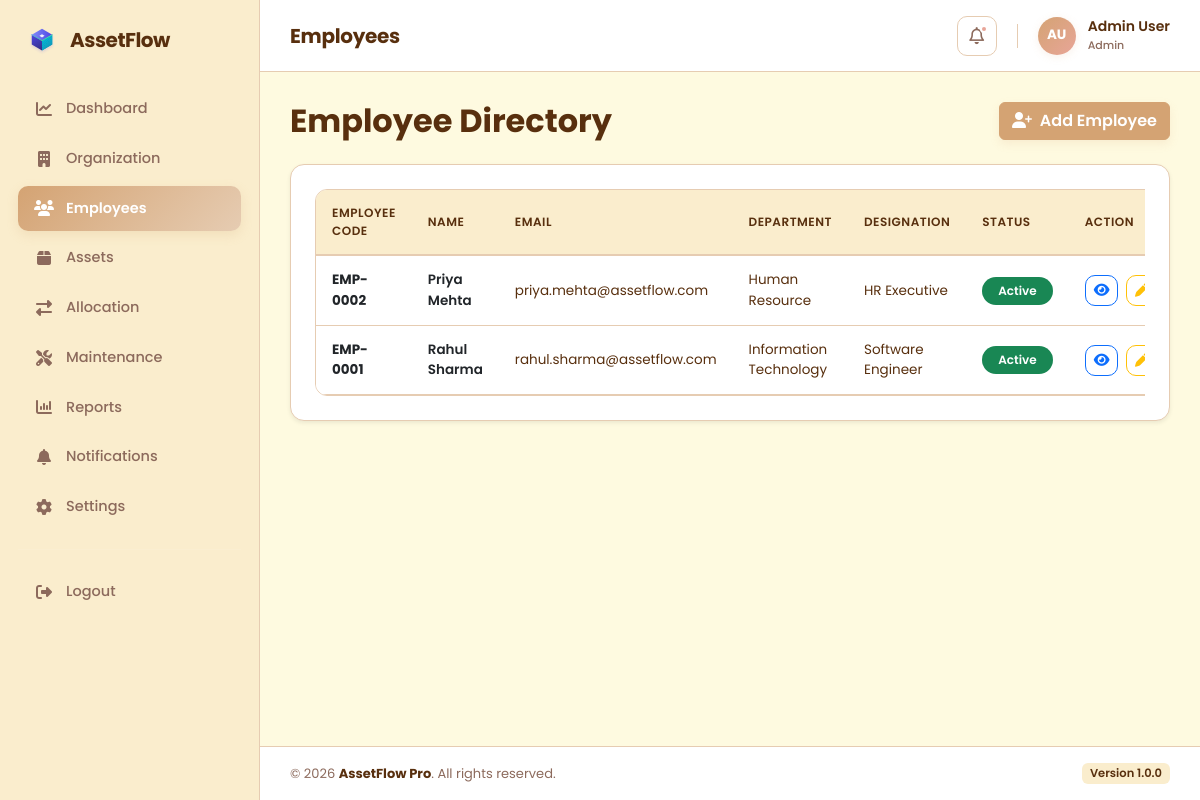
Page /AssetFlow/dashboard.php?page=employees (signed in) on the committed database.
### tables this page shows
CREATE TABLE IF NOT EXISTS `employees` (
  `employee_id` int(11) NOT NULL AUTO_INCREMENT,
  `employee_code` varchar(20) NOT NULL,
  `first_name` varchar(100) NOT NULL,
  `last_name` varchar(100) NOT NULL,
  `email` varchar(150) DEFAULT NULL,
  `phone` varchar(20) DEFAULT NULL,
  `department_id` int(11) NOT NULL,
  `designation` varchar(100) DEFAULT NULL,
  `status` enum('Active','Inactive') DEFAULT 'Active',
  `created_at` timestamp NOT NULL DEFAULT current_timestamp(),
  PRIMARY KEY (`employee_id`),
  UNIQUE KEY `employee_code` (`employee_code`),
  UNIQUE KEY `email` (`email`),
  KEY `department_id` (`department_id`)
);

CREATE TABLE IF NOT EXISTS `departments` (
  `department_id` int(11) NOT NULL AUTO_INCREMENT,
  `department_name` varchar(100) NOT NULL,
  `manager_name` varchar(100) DEFAULT NULL,
  `description` text DEFAULT NULL,
  `department_code` varchar(20) DEFAULT NULL,
  `parent_department` int(11) DEFAULT NULL,
  `status` enum('Active','Inactive') DEFAULT 'Active',
  `created_at` timestamp NOT NULL DEFAULT current_timestamp(),
  PRIMARY KEY (`department_id`),
  UNIQUE KEY `department_name` (`department_name`),
  KEY `parent_department` (`parent_department`)
);

### AssetFlow/models/Employee.php (called while the page is built, shortened)
<?php
require_once __DIR__ . "/../config/database.php";
class Employee
{
    private $conn;
    public function __construct()
    {
        $db = new Database();
        $this->conn = $db->connect();
    }
    public function getAll()
    {
        $sql = "SELECT
                e.*,
                d.department_name
            FROM employees e
            INNER JOIN departments d
                ON e.department_id = d.department_id
            ORDER BY e.employee_id DESC";
        $stmt = $this->conn->prepare($sql);
        $stmt->execute();
        return $stmt->fetchAll(PDO::FETCH_ASSOC);
    }
}

### AssetFlow/config/database.php (called while the page is built, shortened)
<?php
class Database
{
    private $host = "localhost";
    private $db_name = "assetflow";
    private $username = "root";
    private $password = "";
    public function connect()
    {
        $this->conn = null;
        try {
            $this->conn = new PDO(
                "mysql:host={$this->host};dbname={$this->db_name};charset=utf8mb4",
                $this->username,
                $this->password
            );
            $this->conn->setAttribute(PDO::ATTR_ERRMODE, PDO::ERRMODE_EXCEPTION);
            $this->conn->setAttribute(PDO::ATTR_DEFAULT_FETCH_MODE, PDO::FETCH_ASSOC);
        } catch (PDOException $e) {
            die("Database Connection Failed : " . $e->getMessage());
        }
        return $this->conn;
    }
}

### AssetFlow/pages/employees.php (the view, shortened to what this page needs)
<?php
require_once ROOT_PATH . "/models/Employee.php";
$model = new Employee();
$employees = $model->getAll();
?>
<div class="d-flex justify-content-between align-items-center mb-4">
    <h2 class="fw-bold text-main mb-0">Employee Directory</h2>
    <button class="btn btn-primary" data-bs-toggle="modal" data-bs-target="#employeeModal">
        <i class="fa-solid fa-user-plus me-1"></i> Add Employee
    </button>
</div>
<div class="card shadow-sm border-0 mb-4">
    <div class="card-body p-4">
        <div class="table-responsive">
            <table class="table table-hover align-middle mb-0">
                <thead>
                    <tr>
                        <th>Employee Code</th>
                        <th>Name</th>
                        <th>Email</th>
                        <th>Department</th>
                        <th>Designation</th>
                        <th>Status</th>
                        <th style="width: 150px;">Action</th>
                    </tr>
                </thead>
                <tbody>
                    <?php if (count($employees) > 0): ?>
                        <?php foreach ($employees as $employee): ?>
                            <tr>
                                <td>
                                    <span class="fw-bold text-dark"><?= htmlspecialchars($employee['employee_code']); ?></span>
                                </td>
                                <td>
                                    <div class="fw-semibold text-dark">
                                        <?= htmlspecialchars($employee['first_name'] . " " . $employee['last_name']); ?>
                                    </div>
                                </td>
                                <td><?= htmlspecialchars($employee['email']); ?></td>
                                <td><?= htmlspecialchars($employee['department_name']); ?></td>
                                <td><?= htmlspecialchars($employee['designation']); ?></td>
                                <td>
                                    <?php
                                    $badgeColor = ($employee['status'] == "Active") ? "success" : "danger";
                                    ?>
                                    <span class="badge rounded-pill bg-<?= $badgeColor ?> px-3 py-2">
                                        <?= htmlspecialchars($employee['status']); ?>
                                    </span>
                                </td>
                                <td class="text-nowrap">
                                    <button class="btn btn-sm btn-outline-primary viewEmployee me-1"
                                            data-id="<?= $employee['employee_id']; ?>"
                                            data-bs-toggle="modal"
                                            data-bs-target="#viewEmployeeModal">
                                        <i class="fa-solid fa-eye"></i>
                                    </button>
                                    <button class="btn btn-sm btn-outline-warning editEmployee me-1"
                                            data-id="<?= $employee['employee_id']; ?>"
                                            data-bs-toggle="modal"
                                            data-bs-target="#employeeModal">
                                        <i class="fa-solid fa-pen"></i>
                                    </button>
                                </td>
                            </tr>
                        <?php endforeach; ?>
                    <?php endif; ?>
                </tbody>
            </table>
        </div>
    </div>
</div>

### AssetFlow/layouts/header.php (shortened to what this page needs)
<!DOCTYPE html>
<html lang="en">
<head>
    <link rel="stylesheet"
        href="https://cdnjs.cloudflare.com/ajax/libs/font-awesome/6.5.2/css/all.min.css">
    <link href="https://cdn.jsdelivr.net/npm/bootstrap@5.3.3/dist/css/bootstrap.min.css" rel="stylesheet">
    <link href="https://cdnjs.cloudflare.com/ajax/libs/font-awesome/6.7.2/css/all.min.css" rel="stylesheet">
    <link rel="stylesheet" href="<?= BASE_URL ?>assets/css/main.css">
</head>
<body>
    <div class="wrapper">

### AssetFlow/layouts/sidebar.php (shortened to what this page needs)
<?php
$currentPage = $page ?? 'dashboard_home';
?>
<div class="sidebar">
    <div class="logo">
        <img src="<?= BASE_URL ?>assets/logo.svg" alt="AssetFlow Logo">
        <span>AssetFlow</span>
    </div>
    <ul>
        <li class="nav-item">
            <a class="nav-link <?= $currentPage == "dashboard_home" ? "active" : ""; ?>"
               href="<?= BASE_URL ?>dashboard.php?page=dashboard_home">
                <i class="fa-solid fa-chart-line"></i>
                <span>Dashboard</span>
            </a>
        </li>
        <li class="nav-item">
            <a class="nav-link <?= $currentPage == "organization" ? "active" : ""; ?>"
               href="<?= BASE_URL ?>dashboard.php?page=organization">
                <i class="fa-solid fa-building"></i>
                <span>Organization</span>
            </a>
        </li>
        <li class="nav-item">
            <a class="nav-link <?= $currentPage == "employees" ? "active" : ""; ?>"
               href="<?= BASE_URL ?>dashboard.php?page=employees">
                <i class="fa-solid fa-users"></i>
                <span>Employees</span>
            </a>
        </li>
        <li class="nav-item">
            <a class="nav-link <?= $currentPage == "assets" ? "active" : ""; ?>"
               href="<?= BASE_URL ?>dashboard.php?page=assets">
                <i class="fa-solid fa-box"></i>
                <span>Assets</span>
            </a>
        </li>
        <li class="nav-item">
            <a class="nav-link <?= $currentPage == "allocation" ? "active" : ""; ?>"
               href="<?= BASE_URL ?>dashboard.php?page=allocation">
                <i class="fa-solid fa-right-left"></i>
                <span>Allocation</span>
            </a>
        </li>
        <li class="nav-item">
            <a class="nav-link <?= $currentPage == "maintenance" ? "active" : ""; ?>"
               href="<?= BASE_URL ?>dashboard.php?page=maintenance">
                <i class="fa-solid fa-screwdriver-wrench"></i>
                <span>Maintenance</span>
            </a>
        </li>
        <li>
            <a href="<?= BASE_URL ?>dashboard.php?page=report_analysis">
                <i class="fa-solid fa-chart-column"></i>
                Reports
            </a>
        </li>
        <li class="nav-item">
            <a class="nav-link <?= $currentPage == "notifications" ? "active" : ""; ?>"
               href="<?= BASE_URL ?>dashboard.php?page=notifications">
                <i class="fa-solid fa-bell"></i>
                <span>Notifications</span>
            </a>
        </li>
        <li class="nav-item">
            <a class="nav-link <?= $currentPage == "settings" ? "active" : ""; ?>"
               href="<?= BASE_URL ?>dashboard.php?page=settings">
                <i class="fa-solid fa-gear"></i>
                <span>Settings</span>
            </a>
        </li>
        <li class="nav-divider" style="height: 1px; background: rgba(255,255,255,0.08); margin: 15px 0;"></li>
        <li class="nav-item">
            <a class="nav-link logout-link"
               href="<?= BASE_URL ?>logout.php">
                <i class="fa-solid fa-right-from-bracket"></i>
                <span>Logout</span>
            </a>
        </li>
    </ul>
</div>

### AssetFlow/layouts/navbar.php (shortened to what this page needs)
<?php
$pageTitles = [
    "dashboard_home" => "Dashboard",
    "organization" => "Organization Setup",
    "employees" => "Employees",
    "assets" => "Assets",
    "allocation" => "Asset Allocation",
    "maintenance" => "Maintenance",
    "report_analysis" => "Report",
    "notifications" => "Notifications",
    "settings" => "Settings"
];
$currentPage = $_GET['page'] ?? "dashboard_home";
$title = $pageTitles[$currentPage] ?? "Dashboard";
$fullName = $_SESSION['full_name'] ?? 'Admin User';
$nameParts = explode(" ", $fullName);
$initials = '';
if (count($nameParts) > 0) {
    $initials .= strtoupper(substr($nameParts[0], 0, 1));
    if (count($nameParts) > 1 && !empty($nameParts[1])) {
        $initials .= strtoupper(substr($nameParts[1], 0, 1));
    }
}
$initials = $initials ? $initials : 'U';
$userRole = $_SESSION['role_name'] ?? 'Staff';
?>
<div class="main">
    <div class="navbar">
        <div class="nav-left">
            <h4 class="page-title"><?= $title ?></h4>
        </div>
        <div class="nav-right">
            <a href="<?= BASE_URL ?>dashboard.php?page=notifications" class="nav-notification-btn">
                <i class="fa-regular fa-bell"></i>
                <span class="notification-badge-dot"></span>
            </a>
            <div class="profile-container">
                <div class="profile-avatar">
                    <?= $initials ?>
                </div>
                <div class="profile-info">
                    <span class="profile-name"><?= htmlspecialchars($fullName) ?></span>
                    <span class="profile-role"><?= htmlspecialchars($userRole) ?></span>
                </div>
            </div>
        </div>
    </div>

### AssetFlow/dashboard.php (shortened to what this page needs)
<?php
$page = $_GET['page'] ?? "dashboard_home";
require_once ROOT_PATH . "/layouts/header.php";
require_once ROOT_PATH . "/layouts/sidebar.php";
require_once ROOT_PATH . "/layouts/navbar.php";
?>
<div class="content">
    <?php
    include ROOT_PATH . "/pages/" . $page . ".php";
    ?>
</div>
<?php
require_once ROOT_PATH . "/layouts/footer.php";
?>

### AssetFlow/layouts/footer.php (shortened to what this page needs)
<footer class="dashboard-footer">
    <div class="footer-container">
        <span class="footer-copyright">© <?= date('Y') ?> <strong><?= APP_NAME ?></strong>. All rights reserved.</span>
        <span class="footer-version">Version <?= APP_VERSION ?></span>
    </div>
</footer>
</div>
</div>
</body>
</html>

### rows in the picture
employees: employee_code "EMP-0002", first_name+last_name "Priya Mehta", email "priya.mehta@assetflow.com", department.department_name "Human Resource", designation "HR Executive", status "Active"
employees: employee_code "EMP-0001", first_name+last_name "Rahul Sharma", email "rahul.sharma@assetflow.com", department.department_name "Information Technology", designation "Software Engineer", status "Active"

### other values in the picture
$title "Employees"
$initials "AU"
$fullName "Admin User"
$userRole "Admin"
APP_NAME "AssetFlow Pro"
APP_VERSION "1.0.0"
